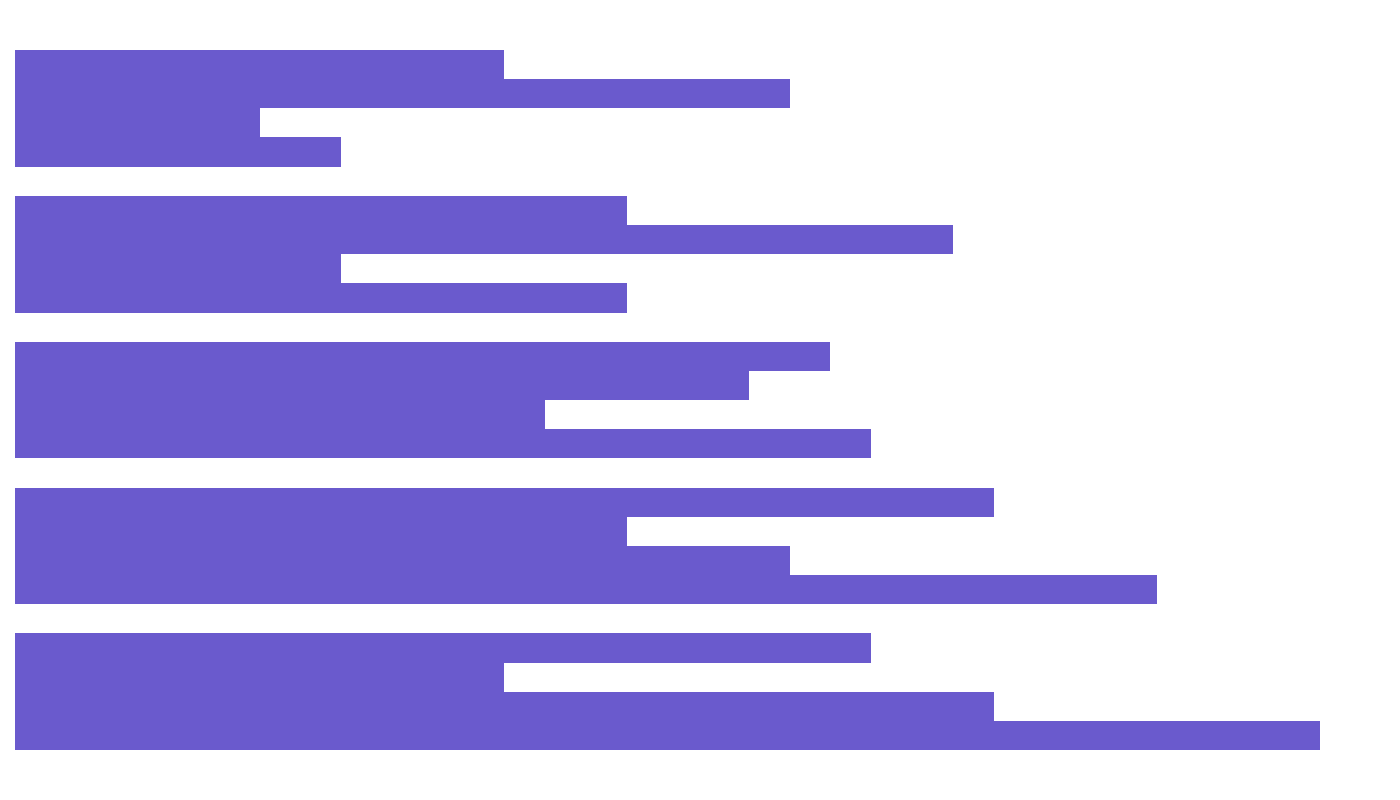

Recreate this plot in Python.
import matplotlib.pyplot as plt
import numpy as np

social_media = [3.2, 2.8, 2.1, 1.5, 0.8]
gaming = [2.4, 1.9, 1.3, 0.8, 0.6]
productivity = [1.2, 1.5, 1.8, 2.3, 1.9]
entertainment = [2.1, 2.4, 2.0, 1.5, 1.2]

fig, ax = plt.subplots(figsize=(14, 8))
width = 0.2
y_pos = np.arange(len(social_media))

# Changed color for all data groups to a single consistent color
color = 'slateblue'
ax.barh(y_pos - 1.5*width, social_media, height=width, color=color)
ax.barh(y_pos - 0.5*width, gaming, height=width, color=color)
ax.barh(y_pos + 0.5*width, productivity, height=width, color=color)
ax.barh(y_pos + 1.5*width, entertainment, height=width, color=color)

def add_values(bars):
    for bar in bars:
        width = bar.get_width()
        ax.text(width + 0.1, bar.get_y() + bar.get_height() / 2, f'{width:.1f}', va='center', fontsize=10)

plt.axis('off')
plt.tight_layout()
plt.show()
